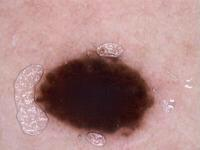
#> input picture MIAP_HW4_402200191/Answers/Q4/nevus.jpg, 200 x 150 px
$ jupyter execute Q4.ipynb
#> lines starting #> are read from the running program, lines starting #| are printed output that depends on the picture; after the words box and inside, x2 and y2 are one past the last pixel; in counts of white or black regions, pixels touching at a corner belong together
#> further down, image is the input picture: shape (150, 200, 3); mean B, G, R 133.1, 134.6, 171.3
[cell 1]
import tkinter as tk
from tkinter import simpledialog, messagebox
import numpy as np
import cv2 as cv
from skimage.draw import polygon
from skimage.segmentation import chan_vese
import matplotlib.pyplot as plt

[cell 2]
def get_user_option():
    root = tk.Tk()
    root.withdraw()
    option = simpledialog.askstring("Input", "Please select an option: 'boundary' or 'center'")
    return option

def show_message(message):
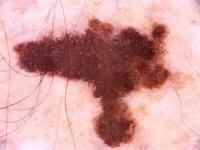
#> input picture MIAP_HW4_402200191/Answers/Q4/melanoma.jpg, 200 x 150 px
#> further down, image is the input picture: shape (150, 200, 3); mean B, G, R 155.8, 156.8, 209.5
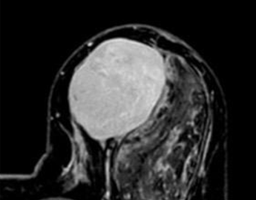
#> input picture MIAP_HW4_402200191/Answers/Q4/MRI3.png, 256 x 200 px
#> further down, image is the input picture: shape (200, 256, 3); min 0, max 221, mean 45.2
    root = tk.Tk()
    root.withdraw()
    messagebox.showinfo("Information", message)
    root.destroy()

def chanvese(image, option, interactive=True):
#> called with interactive = False
    image_gray = cv.cvtColor(image, cv.COLOR_BGR2GRAY)
    image1 = np.copy(image)
    image1 = cv.cvtColor(image1, cv.COLOR_BGR2RGB)
    if interactive:
        %matplotlib qt
        fig, ax = plt.subplots()
        ax.imshow(image1, cmap='gray')
        if option == "boundary":
            show_message("You've selected the boundary option. Please click to select the boundary points, then close the window.")
            boundary = plt.ginput(-1)
            boundary = np.array(boundary)
            plt.close()
            mask = np.zeros(image_gray.shape, dtype=bool)
            rr, cc = polygon(boundary[:, 1], boundary[:, 0], mask.shape)
            mask[rr, cc] = True

        elif option == "center":
            show_message("You've selected the center option. Please click to select the center point, then close the window.")
            center = plt.ginput()
            center = np.array(center)
            plt.close()
            x, y = int(center[0][0]), int(center[0][1])
            mask = np.zeros(image_gray.shape, dtype=bool)
            c = [x-4, x+4, x+4, x-4]
            r = [y+4, y+4, y-4, y-4]
            rr, cc = polygon(r, c, mask.shape)
            mask[rr, cc] = True
    else:
        _, binary_image = cv.threshold(image_gray, 127, 255, cv.THRESH_BINARY)
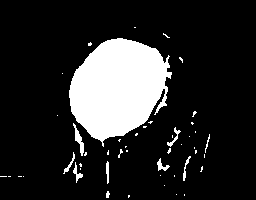
#> binary_image: shape (200, 256); 16.1% white; 48 white regions (38 under 20 px), largest, box (x1, y1, x2, y2) and area: (69, 38, 172, 147) 7502, (73, 123, 84, 156) 129, (157, 158, 170, 171) 69
        white_points = np.argwhere(binary_image == 255)
#> white_points = 8261 pairs, first value 27 to 197, second value 0 to 209
        if len(white_points) == 0:
            raise ValueError("No white area found in the image.")
        center_point = white_points[len(white_points) // 2]
#> center_point = [91, 85]
        x, y = center_point[1], center_point[0]
#> x = 85; y = 91
        mask = np.zeros(image_gray.shape, dtype=bool)
        c = [x-4, x+4, x+4, x-4]
#> c = [81, 89, 89, 81]
        r = [y+4, y+4, y-4, y-4]
#> r = [95, 95, 87, 87]
        rr, cc = polygon(r, c, mask.shape)
#> rr = 81 values from 87 to 95; cc = 81 values, max 89 at index 8, min 81 at index 0, mean 85
        mask[rr, cc] = True

    bw = chan_vese(image_gray, mu=0.25, lambda1=1, lambda2=1, tol=1e-3, max_num_iter=200, dt=0.5, init_level_set=mask)
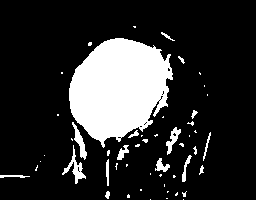
#> bw: shape (200, 256) bool; 18.2% white; 52 white regions (35 under 20 px), largest, box (x1, y1, x2, y2) and area: (69, 38, 173, 148) 7831, (62, 145, 86, 184) 245, (72, 122, 87, 160) 196

    %matplotlib inline
    bw_show = (bw * 255).astype(np.uint8)
    fig, axs = plt.subplots(1, 3, figsize=(15, 4))
    axs[0].imshow(image1)
    axs[0].set_title("Original Image")
    axs[1].imshow(bw_show, cmap='gray')
    axs[1].set_title("Binary Mask")
    axs[2].imshow(image_gray, cmap='gray')
    axs[2].imshow(bw, cmap='jet', alpha=0.5)
    axs[2].set_title("Selected")
    if interactive:
        plt.suptitle(f"Visualization of figures with '{option}' option")
    else:
        plt.suptitle(f"Visualization of figures with automatic option")
    plt.show()

    return bw

## Here's a GUI for choosing between center or boundary options. After selecting your preference, a popup will display your chosen option. Click "OK" and then choose either the center or the boundary of the area, depending on your selection.

#### the next cell shows the output for the center option on nevus.jpg

[cell 3]
image = cv.imread('nevus.jpg')
option = get_user_option()
if option in ["boundary", "center"]:
    bw = chanvese(image, option)
else:
    show_message("Invalid option selected.")

#### the next cell shows the output for the boundary option on nevus.jpg

[cell 4]
image = cv.imread('nevus.jpg')
option = get_user_option()
if option in ["boundary", "center"]:
    bw = chanvese(image, option)
else:
    show_message("Invalid option selected.")

#### the next cell shows the output for the centenr option on melanoma.jpg

[cell 5]
image = cv.imread('melanoma.jpg')
option = get_user_option()
if option in ["boundary", "center"]:
    bw = chanvese(image, option)
else:
    show_message("Invalid option selected.")

#### the next cell shows the output for the boundary option on melanoma.jpg

[cell 6]
image = cv.imread('melanoma.jpg')
option = get_user_option()
if option in ["boundary", "center"]:
    bw = chanvese(image, option)
else:
    show_message("Invalid option selected.")

#### the next cell shows the output for the centenr option on MRI3.png

[cell 7]
image = cv.imread('MRI3.png')
option = get_user_option()
if option in ["boundary", "center"]:
    bw = chanvese(image, option)
else:
    show_message("Invalid option selected.")
